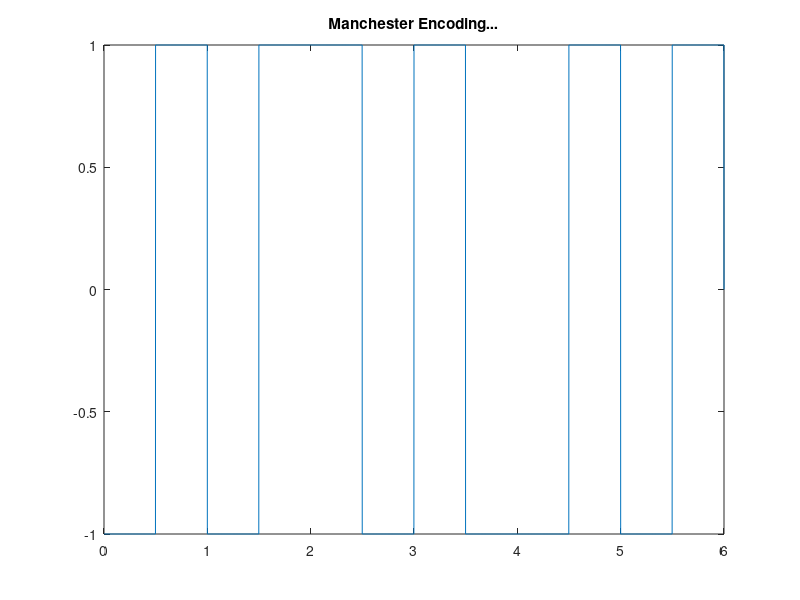

Here is the MATLAB script that generated this plot:
# Manchester

bits = [0 0 1 1 0 0];
bitrate = 1;
n = 1000;

T = length(bits) / bitrate;
N = length(bits) * n;
dt = T/N;
t = 0 : dt : T;

x = zeros(1, length(t));

for i = 1 : length(bits)
  if bits(i) == 1
    x((i-1)*n+1 : (i-1)*n+n/2) = 1;
    x((i-1)*n+n/2 : n*i) = -1;

  else
    x((i-1)*n+1 : (i-1)*n+n/2) = -1;
    x((i-1)*n+n/2 : n*i) = 1;
  endif
end;

plot(t, x);
title('Manchester Encoding...');



% Decoding
counter = 0;
result = [];
for i = 1:length(t)
  if counter < t(i)
    counter = counter + 1;
    if x(i) > 0
      result(counter) = x(i);

    else
      result(counter) = 0;
    endif
  endif
end

disp("Data: ");
disp(result);























